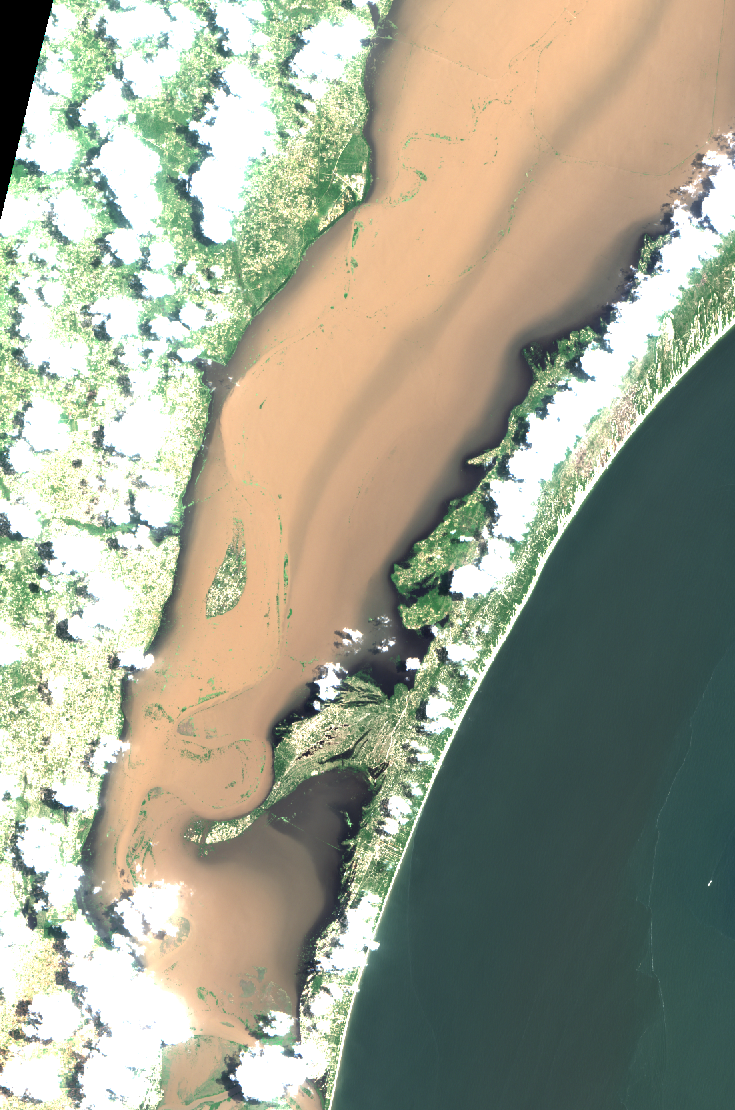
#> input picture workshops/Workshop_2/0_facilitadores/imagens_para_slides/cheia_2026_cor_natural.png, 735 x 1110 px, given in place of logo_ete.png, which was not available
$ python build_workshop2_cronograma_docx.py
#> lines starting #> are read from the running program, lines starting #| are printed output that depends on the picture
### scripts/workshop2/slides_ordem.py
"""A ordem dos slides do Workshop 2: a ÚNICA fonte dos números dos slides.

Os slides (slides.py), o plano do dia e o manual (build_workshop2_docs.py) e o cronograma em Word
(build_workshop2_cronograma_docx.py) leem daqui. Se um slide mudar de lugar, os números mudam em todo o lado.
"""

ORDEM = [
    # Abertura (08:00–08:35)
    "capa", "missao", "dia-manha", "dia-tarde", "inquerito", "revisao-luz", "revisao-regra", "revisao-2021", "revisao-2024",
    # Módulo 1 (08:35–09:05)
    "m1", "m1-regras", "m1-ia-ml-dl", "m1-telemovel", "m1-todos-os-dias", "m1-seguranca", "m1-armas", "m1-aprende",
    "m1-actividade", "m1-gancho",
    # Módulo 2 (09:05–09:55)
    "m2", "m2-modelo", "m2-modelo-exemplos", "m2-dados", "m2-python", "m2-tipos", "m2-supervisionada",
    "m2-supervisionada-exemplos", "m2-classificacao", "m2-regressao", "m2-treinar", "m2-regressao-rio",
    "m2-nao-supervisionada", "m2-reforco", "m2-actividade-tipos", "m2-algoritmos",
    "m2-arvore", "m2-arvore-caixas", "m2-floresta", "m2-floresta-porque", "m2-knn", "m2-rede", "m2-deep-learning",
    "m2-actividade", "m2-actividade-votar",
    # Quiz (09:55–10:05)
    "quiz", "quiz-1", "quiz-2", "quiz-3", "quiz-4", "quiz-5",
    # Módulo 3 (10:05–10:35)
    "m3", "m3-fluxo", "m3-divisao", "m3-futuro", "m3-rotulos", "m3-regra-de-ouro", "m3-exame-erro", "m3-matriz",
    "m3-notas", "m3-iou", "m3-notas-regressao", "m3-ajuste", "m3-complexidade", "m3-hiperparametros", "m3-decorar",
    "m3-verificacao",
    # Módulo 4 (10:35–11:00)
    "m4", "m4-o-que-ve", "m4-cor", "m4-trocos", "m4-anomalias", "m4-ia-turbidez", "m4-nao-mede", "m4-actividade",
    # Módulo 5 (11:00–11:20)
    "m5", "m5-dado-alerta", "m5-gatilhos", "m5-niveis", "m5-paginas", "m5-demo", "m5-oficiais", "m5-actividade",
    # Intervalo e prática (11:20–13:25)
    "intervalo", "pratica", "pratica-jupyter", "pratica-aulas", "pratica-aula1", "pratica-aula2", "pratica-anos",
    "pratica-aula3", "pratica-aula4",
    # Apresentações e resultados (13:25–13:40)
    "apresentacoes", "resultados", "resultados-2024", "resultados-modelos",
    # Encerramento (13:40–14:00)
    "licoes", "continuar", "inquerito-final", "obrigado",
]

# O texto do rodapé de cada parte (começa no slide indicado)
SECCOES = {"capa": "Abertura", "m1": "Módulo 1: O que é a Inteligência Artificial?", "m2": "Módulo 2: Como uma máquina aprende",
           "quiz": "Quiz relâmpago", "m3": "Módulo 3: Como sabemos se o modelo é bom?",
           "m4": "Módulo 4: A IA e a qualidade da água", "m5": "Módulo 5: A plataforma EYES TO EARTH",
           "intervalo": "Prática em pares", "apresentacoes": "Apresentações e resultados", "licoes": "Encerramento"}

# As secções do deck (o índice do visualizador de slides)
SECCOES_DECK = {
    "s-abertura": ("capa", "Abertura: o objectivo e o programa do dia, o questionário OAD e a revisão do Workshop 1"),
    "s-m1": ("m1", "Módulo 1: o que são a Inteligência Artificial, o Machine Learning e o Deep Learning"),
    "s-m2": ("m2", "Módulo 2: como uma máquina aprende: com rótulos (classificação e regressão), sem rótulos "
                   "e por reforço, e quatro algoritmos"),
    "s-quiz": ("quiz", "Quiz relâmpago sobre os Módulos 1 e 2, uma pergunta por slide"),
    "s-m3": ("m3", "Módulo 3: treino e teste, a matriz de confusão, as notas, subajuste e sobreajuste, hiperparâmetros"),
    "s-m4": ("m4", "Módulo 4: o que o satélite vê na água, os 9 troços do rio e o que não mede"),
    "s-m5": ("m5", "Módulo 5: a plataforma EYES TO EARTH, do dado ao alerta"),
    "s-pratica": ("intervalo", "Intervalo e prática em pares no Jupyter Notebook: quatro temas (classificação, treino e teste, "
                               "a qualidade da água e a maré, e regressão), cada um com uma aula guiada e uma prática em que os pares escrevem o código"),
    "s-resultados": ("apresentacoes", "Apresentações dos pares e todos os modelos lado a lado"),
    "s-fecho": ("licoes", "Encerramento: conclusões, questionário final e certificados"),
}

NUM = {sid: i for i, sid in enumerate(ORDEM, start=1)}


def numero(sid):
    """O número do slide (1, 2, 3...)."""
    return NUM[sid]


def intervalo(primeiro, ultimo):
    """'16–41': do primeiro ao último slide de uma parte do dia."""
    a, b = NUM[primeiro], NUM[ultimo]
    return str(a) if a == b else f"{a}–{b}"


def ultimo_antes(sid):
    """O slide imediatamente antes de sid (para os intervalos de cada parte)."""
    return ORDEM[NUM[sid] - 2]

### scripts/build_workshop2_cronograma_docx.py
"""Cronograma das actividades do Workshop 2, em Word (.docx), só com a tabela do dia, a preto e branco, em Times New Roman.

    .venv/bin/python scripts/build_workshop2_cronograma_docx.py

Escreve Workshop_2/0_facilitadores/Workshop2_Cronograma.docx (A4 deitado, uma página). O .docx é escrito
directamente em WordprocessingML (ZIP + XML), sem bibliotecas extra. Os horários são os mesmos do plano do dia
e dos slides; os números dos slides vêm de scripts/workshop2/slides_ordem.py.
"""

import io
import sys
import zipfile
from datetime import datetime, timezone
from pathlib import Path
from xml.sax.saxutils import escape

from PIL import Image

ROOT = Path(__file__).resolve().parents[1]
sys.path.insert(0, str(ROOT / "scripts"))
from workshop2.comum import FAC  # noqa: E402
from workshop2.slides_ordem import intervalo, numero  # noqa: E402   (os números dos slides vêm do deck)

DESTINO = FAC / "Workshop2_Cronograma.docx"
TINTA = LINHA = "000000"                          # só preto e branco: texto e linhas a preto, fundo branco
FONTE = "Times New Roman"

LINHAS = [
    ("08:00–08:15", "Registo (15 min)", "Presenças e crachás; formar os 5 pares; os computadores já têm o Jupyter Notebook aberto na pasta da prática", "Logística e Facilitador 6", str(numero("capa"))),
    ("08:15–08:35", "Abertura (20 min)", "Boas-vindas, objectivo e programa do dia (5 min); questionário OAD pré-workshop (5 min); revisão do Workshop 1 (10 min)", "Moderadora e Facilitador 1", intervalo("capa", "revisao-2024")),
    ("08:35–09:05", "Módulo 1 (30 min)", "O que é a Inteligência Artificial? Regras ou exemplos; IA, Machine Learning e Deep Learning; a IA no dia-a-dia, na segurança e na guerra", "Facilitador 1", intervalo("m1", "m1-gancho")),
    ("09:05–09:55", "Módulo 2 (50 min)", "Como uma máquina aprende: aprendizagem supervisionada (classificação e regressão), não supervisionada (só uma menção: o projecto não a usou) e por reforço; como se treina um modelo; quatro algoritmos", "Facilitador 2", intervalo("m2", "m2-actividade-votar")),
    ("09:55–10:05", "Quiz relâmpago (10 min)", "5 perguntas, uma por slide, em pares, com cartões A, B e C", "Moderadora", intervalo("quiz", "quiz-5")),
    ("10:05–10:35", "Módulo 3 (30 min)", "Como sabemos se o modelo é bom? Treino e teste, matriz de confusão, notas, subajuste e sobreajuste, hiperparâmetros", "Facilitador 5", intervalo("m3", "m3-verificacao")),
    ("10:35–11:00", "Módulo 4 (25 min)", "A IA e a qualidade da água: o que o satélite vê e o que não mede", "Facilitador 3", intervalo("m4", "m4-actividade")),
    ("11:00–11:20", "Módulo 5 (20 min)", "A plataforma EYES TO EARTH, do dado ao alerta, com demonstração ao vivo", "Facilitador 4", intervalo("m5", "m5-actividade")),
    ("11:20–11:40", "Intervalo (20 min)", "Matabicho; o Facilitador 6 confirma cada computador", "Logística e Facilitador 6", str(numero("intervalo"))),
    ("11:40–13:25", "Prática em pares (105 min)", "Quatro temas no Jupyter Notebook, cada um com uma aula guiada e uma prática em que os pares escrevem o código: ensinar com exemplos e treinar e testar (classificação), a cor do rio e a maré (classificação) e prever o caudal (regressão)", "Facilitador 5 e padrinhos dos pares", intervalo("pratica", "pratica-aula4")),
    ("13:25–13:40", "Apresentações (15 min)", "Cada par, 2 minutos: o mapa e a nota, o seu ano, o acerto com e sem a maré e o erro do caudal, uma lição", "Facilitador 5 e Moderadora", intervalo("apresentacoes", "resultados-modelos")),
    ("13:40–14:00", "Encerramento (20 min)", "Conclusões, perguntas, questionário OAD pós-workshop, avaliação do workshop, certificados e foto de grupo", "Moderadora", intervalo("licoes", "obrigado")),
]
CABECALHO = ("Hora", "Actividade", "Conteúdo", "Responsável", "Slides")
LARGURAS = [1500, 3000, 6850, 2738, 1050]          # DXA; soma = largura útil do A4 deitado com margens de 1,5 cm
LARGURA_TABELA = sum(LARGURAS)

NS = ('xmlns:w="http://schemas.openxmlformats.org/wordprocessingml/2006/main" '
      'xmlns:r="http://schemas.openxmlformats.org/officeDocument/2006/relationships" '
      'xmlns:wp="http://schemas.openxmlformats.org/drawingml/2006/wordprocessingDrawing" '
      'xmlns:a="http://schemas.openxmlformats.org/drawingml/2006/main" '
      'xmlns:pic="http://schemas.openxmlformats.org/drawingml/2006/picture"')


def run(texto, tam=22, cor=TINTA, negrito=False, italico=False, fonte=FONTE):
    rpr = (f'<w:rFonts w:ascii="{fonte}" w:hAnsi="{fonte}" w:cs="{fonte}"/>' + ("<w:b/>" if negrito else "")
           + ("<w:i/>" if italico else "") + f'<w:color w:val="{cor}"/><w:sz w:val="{tam}"/><w:szCs w:val="{tam}"/>')
    return f'<w:r><w:rPr>{rpr}</w:rPr><w:t xml:space="preserve">{escape(texto)}</w:t></w:r>'


def paragrafo(runs, depois=0, antes=0, estilo=None, alinhar=None, borda_baixo=None, manter=False):
    ppr = (f'<w:pStyle w:val="{estilo}"/>' if estilo else "") + ("<w:keepNext/>" if manter else "")
    if borda_baixo:
        ppr += f'<w:pBdr><w:bottom w:val="single" w:sz="12" w:space="6" w:color="{borda_baixo}"/></w:pBdr>'
    ppr += f'<w:spacing w:before="{antes}" w:after="{depois}"/>' + (f'<w:jc w:val="{alinhar}"/>' if alinhar else "")
    return f"<w:p><w:pPr>{ppr}</w:pPr>{''.join(runs)}</w:p>"


def logotipo(cm=2.0):
    emu = int(cm * 360000)
    return (f'<w:r><w:drawing><wp:inline distT="0" distB="0" distL="0" distR="0"><wp:extent cx="{emu}" cy="{emu}"/>'
            '<wp:docPr id="1" name="Logótipo ETE" descr="Logótipo do projecto EYES TO EARTH"/>'
            '<wp:cNvGraphicFramePr><a:graphicFrameLocks noChangeAspect="1"/></wp:cNvGraphicFramePr>'
            '<a:graphic><a:graphicData uri="http://schemas.openxmlformats.org/drawingml/2006/picture">'
            '<pic:pic><pic:nvPicPr><pic:cNvPr id="1" name="logo_ete.png"/><pic:cNvPicPr/></pic:nvPicPr>'
            '<pic:blipFill><a:blip r:embed="rIdLogo"/><a:stretch><a:fillRect/></a:stretch></pic:blipFill>'
            f'<pic:spPr><a:xfrm><a:off x="0" y="0"/><a:ext cx="{emu}" cy="{emu}"/></a:xfrm>'
            '<a:prstGeom prst="rect"><a:avLst/></a:prstGeom></pic:spPr></pic:pic>'
            '</a:graphicData></a:graphic></wp:inline></w:drawing></w:r>')


def celula(conteudo, largura, fundo=None, alinhar_v="center", linha_baixo=None):
    tcpr = f'<w:tcW w:w="{largura}" w:type="dxa"/>'
    if linha_baixo:
        tcpr += f'<w:tcBorders><w:bottom w:val="single" w:sz="{linha_baixo}" w:space="0" w:color="{LINHA}"/></w:tcBorders>'
    if fundo:
        tcpr += f'<w:shd w:val="clear" w:color="auto" w:fill="{fundo}"/>'
    tcpr += f'<w:vAlign w:val="{alinhar_v}"/>'
    return f"<w:tc><w:tcPr>{tcpr}</w:tcPr>{conteudo}</w:tc>"


def bloco_titulo():
    """Uma tabela sem contornos: o logótipo à esquerda, o título e os dados do dia à direita."""
    esquerda = paragrafo([logotipo(1.8)])
    direita = (paragrafo([run("Cronograma das actividades", 40, TINTA, True)], depois=60, estilo="Title")
               + paragrafo([run("Workshop de Estudantes 2 | Inteligência Artificial para monitorizar a água e avisar das cheias", 24, TINTA, True)], depois=40)
               + paragrafo([run("Sábado, 21 de Novembro de 2026 | 08:00–14:00 | Maputo | Projecto EYES TO EARTH (ETE)", 22, TINTA)]))
    sem_borda = "".join(f'<w:{lado} w:val="nil"/>' for lado in ("top", "left", "bottom", "right", "insideH", "insideV"))
    return (f'<w:tbl><w:tblPr><w:tblW w:w="{LARGURA_TABELA}" w:type="dxa"/>'
            f'<w:tblBorders>{sem_borda}</w:tblBorders><w:tblLayout w:type="fixed"/>'
            '<w:tblCellMar><w:top w:w="0" w:type="dxa"/><w:left w:w="0" w:type="dxa"/><w:bottom w:w="0" w:type="dxa"/><w:right w:w="160" w:type="dxa"/></w:tblCellMar>'
            '<w:tblLook w:val="0000" w:firstRow="0" w:lastRow="0" w:firstColumn="0" w:lastColumn="0" w:noHBand="1" w:noVBand="1"/></w:tblPr>'
            f'<w:tblGrid><w:gridCol w:w="1400"/><w:gridCol w:w="{LARGURA_TABELA - 1400}"/></w:tblGrid>'
            f'<w:tr>{celula(esquerda, 1400)}{celula(direita, LARGURA_TABELA - 1400)}</w:tr></w:tbl>')


def tabela_cronograma():
    bordas = "".join(f'<w:{lado} w:val="single" w:sz="4" w:space="0" w:color="{LINHA}"/>'
                     for lado in ("top", "left", "bottom", "right", "insideH", "insideV"))
    xml = [f'<w:tbl><w:tblPr><w:tblW w:w="{LARGURA_TABELA}" w:type="dxa"/>'
           f'<w:tblBorders>{bordas}</w:tblBorders><w:tblLayout w:type="fixed"/>'
           '<w:tblCellMar><w:top w:w="50" w:type="dxa"/><w:left w:w="110" w:type="dxa"/><w:bottom w:w="50" w:type="dxa"/><w:right w:w="110" w:type="dxa"/></w:tblCellMar>'
           '<w:tblLook w:val="0420" w:firstRow="1" w:lastRow="0" w:firstColumn="0" w:lastColumn="0" w:noHBand="0" w:noVBand="1"/></w:tblPr>',
           "<w:tblGrid>" + "".join(f'<w:gridCol w:w="{l}"/>' for l in LARGURAS) + "</w:tblGrid>"]
    cab = "".join(celula(paragrafo([run(t, 22, TINTA, True)], alinhar="center" if t == "Slides" else None), l, linha_baixo=12)
                  for t, l in zip(CABECALHO, LARGURAS))
    xml.append(f'<w:tr><w:trPr><w:cantSplit/><w:tblHeader/></w:trPr>{cab}</w:tr>')
    for i, (hora, actividade, conteudo, quem, slides) in enumerate(LINHAS):
        pausa = actividade.startswith("Intervalo")             # o intervalo em itálico (sem cores)
        celulas = [celula(paragrafo([run(hora, 22, TINTA, True)]), LARGURAS[0]),
                   celula(paragrafo([run(actividade, 22, TINTA, True, pausa)]), LARGURAS[1]),
                   celula(paragrafo([run(conteudo, 22, italico=pausa)]), LARGURAS[2]),
                   celula(paragrafo([run(quem, 22, italico=pausa)]), LARGURAS[3]),
                   celula(paragrafo([run(slides, 22, italico=pausa)], alinhar="center"), LARGURAS[4])]
        xml.append(f'<w:tr><w:trPr><w:cantSplit/></w:trPr>{"".join(celulas)}</w:tr>')
    xml.append("</w:tbl>")
    return "".join(xml)


def documento():
    corpo = (bloco_titulo()
             + paragrafo([], depois=120, borda_baixo=LINHA)
             + tabela_cronograma()
             + paragrafo([run("Duração total: 360 minutos (6 horas): registo 15, abertura 20, teoria 155 (5 módulos e o quiz), "
                              "intervalo 20, prática 105, apresentações 15 e encerramento 20.", 20)], antes=160, depois=40)
             + paragrafo([run("Moderadora: Armenia Machava. Os Facilitadores 1 a 7 e os papéis de cada um estão no Plano do Workshop 2.", 20)]))
    sect = ('<w:sectPr><w:pgSz w:w="16838" w:h="11906" w:orient="landscape"/>'
            '<w:pgMar w:top="850" w:right="850" w:bottom="850" w:left="850" w:header="425" w:footer="425" w:gutter="0"/></w:sectPr>')
    return f'<?xml version="1.0" encoding="UTF-8" standalone="yes"?>\n<w:document {NS}><w:body>{corpo}{sect}</w:body></w:document>'


ESTILOS = f'''<?xml version="1.0" encoding="UTF-8" standalone="yes"?>
<w:styles xmlns:w="http://schemas.openxmlformats.org/wordprocessingml/2006/main">
<w:docDefaults><w:rPrDefault><w:rPr><w:rFonts w:ascii="{FONTE}" w:hAnsi="{FONTE}" w:eastAsia="{FONTE}" w:cs="{FONTE}"/><w:color w:val="{TINTA}"/><w:sz w:val="22"/><w:szCs w:val="22"/><w:lang w:val="pt-PT" w:eastAsia="pt-PT" w:bidi="ar-SA"/></w:rPr></w:rPrDefault>
<w:pPrDefault><w:pPr><w:spacing w:after="0" w:line="252" w:lineRule="auto"/></w:pPr></w:pPrDefault></w:docDefaults>
<w:style w:type="paragraph" w:default="1" w:styleId="Normal"><w:name w:val="Normal"/><w:qFormat/></w:style>
<w:style w:type="paragraph" w:styleId="Title"><w:name w:val="Title"/><w:basedOn w:val="Normal"/><w:next w:val="Normal"/><w:qFormat/>
<w:pPr><w:keepNext/><w:spacing w:before="0" w:after="60"/></w:pPr><w:rPr><w:rFonts w:ascii="{FONTE}" w:hAnsi="{FONTE}" w:cs="{FONTE}"/><w:b/><w:color w:val="{TINTA}"/><w:sz w:val="40"/><w:szCs w:val="40"/></w:rPr></w:style>
<w:style w:type="table" w:default="1" w:styleId="TableNormal"><w:name w:val="Normal Table"/><w:uiPriority w:val="99"/><w:semiHidden/><w:unhideWhenUsed/>
<w:tblPr><w:tblInd w:w="0" w:type="dxa"/><w:tblCellMar><w:top w:w="0" w:type="dxa"/><w:left w:w="108" w:type="dxa"/><w:bottom w:w="0" w:type="dxa"/><w:right w:w="108" w:type="dxa"/></w:tblCellMar></w:tblPr></w:style>
</w:styles>'''

TIPOS = '''<?xml version="1.0" encoding="UTF-8" standalone="yes"?>
<Types xmlns="http://schemas.openxmlformats.org/package/2006/content-types">
<Default Extension="rels" ContentType="application/vnd.openxmlformats-package.relationships+xml"/>
<Default Extension="xml" ContentType="application/xml"/>
<Default Extension="png" ContentType="image/png"/>
<Override PartName="/word/document.xml" ContentType="application/vnd.openxmlformats-officedocument.wordprocessingml.document.main+xml"/>
<Override PartName="/word/styles.xml" ContentType="application/vnd.openxmlformats-officedocument.wordprocessingml.styles+xml"/>
<Override PartName="/docProps/core.xml" ContentType="application/vnd.openxmlformats-package.core-properties+xml"/>
<Override PartName="/docProps/app.xml" ContentType="application/vnd.openxmlformats-officedocument.extended-properties+xml"/>
</Types>'''

RELACOES = '''<?xml version="1.0" encoding="UTF-8" standalone="yes"?>
<Relationships xmlns="http://schemas.openxmlformats.org/package/2006/relationships">
<Relationship Id="rId1" Type="http://schemas.openxmlformats.org/officeDocument/2006/relationships/officeDocument" Target="word/document.xml"/>
<Relationship Id="rId2" Type="http://schemas.openxmlformats.org/package/2006/relationships/metadata/core-properties" Target="docProps/core.xml"/>
<Relationship Id="rId3" Type="http://schemas.openxmlformats.org/officeDocument/2006/relationships/extended-properties" Target="docProps/app.xml"/>
</Relationships>'''

RELACOES_DOC = '''<?xml version="1.0" encoding="UTF-8" standalone="yes"?>
<Relationships xmlns="http://schemas.openxmlformats.org/package/2006/relationships">
<Relationship Id="rIdEstilos" Type="http://schemas.openxmlformats.org/officeDocument/2006/relationships/styles" Target="styles.xml"/>
<Relationship Id="rIdLogo" Type="http://schemas.openxmlformats.org/officeDocument/2006/relationships/image" Target="media/logo_ete.png"/>
</Relationships>'''


def propriedades():
    agora = datetime.now(timezone.utc).strftime("%Y-%m-%dT%H:%M:%SZ")
    core = f'''<?xml version="1.0" encoding="UTF-8" standalone="yes"?>
<cp:coreProperties xmlns:cp="http://schemas.openxmlformats.org/package/2006/metadata/core-properties" xmlns:dc="http://purl.org/dc/elements/1.1/" xmlns:dcterms="http://purl.org/dc/terms/" xmlns:dcmitype="http://purl.org/dc/dcmitype/" xmlns:xsi="http://www.w3.org/2001/XMLSchema-instance">
<dc:title>Cronograma das actividades · Workshop de Estudantes 2</dc:title><dc:creator>Projecto EYES TO EARTH (ETE)</dc:creator><dc:language>pt-PT</dc:language>
<dcterms:created xsi:type="dcterms:W3CDTF">{agora}</dcterms:created><dcterms:modified xsi:type="dcterms:W3CDTF">{agora}</dcterms:modified>
</cp:coreProperties>'''
    app = '''<?xml version="1.0" encoding="UTF-8" standalone="yes"?>
<Properties xmlns="http://schemas.openxmlformats.org/officeDocument/2006/extended-properties"><Application>Projecto ETE</Application></Properties>'''
    return core, app


def logo_png():
    im = Image.open(FAC / "imagens_para_slides/logo_ete.png").convert("LA").resize((240, 240), Image.LANCZOS)   # em tons de cinzento
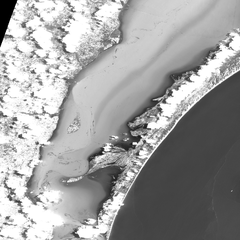
#> im: PIL image 240x240 LA; mean R, G, B, A 160.2, 160.2, 160.2, 255
    buf = io.BytesIO()
    im.save(buf, format="PNG", optimize=True)
    return buf.getvalue()


def main():
    core, app = propriedades()
    with zipfile.ZipFile(DESTINO, "w", zipfile.ZIP_DEFLATED) as z:      # só ficheiros, sem entradas de pastas
        z.writestr("[Content_Types].xml", TIPOS)
        z.writestr("_rels/.rels", RELACOES)
        z.writestr("word/document.xml", documento())
        z.writestr("word/styles.xml", ESTILOS)
        z.writestr("word/_rels/document.xml.rels", RELACOES_DOC)
        z.writestr("word/media/logo_ete.png", logo_png())
        z.writestr("docProps/core.xml", core)
        z.writestr("docProps/app.xml", app)
    print(DESTINO.relative_to(ROOT), f"{DESTINO.stat().st_size / 1024:.0f} KB")


if __name__ == "__main__":
    main()

$ run again, on workshops/Workshop_2/0_facilitadores/imagens_para_slides/modulo2/mapa_2026.png
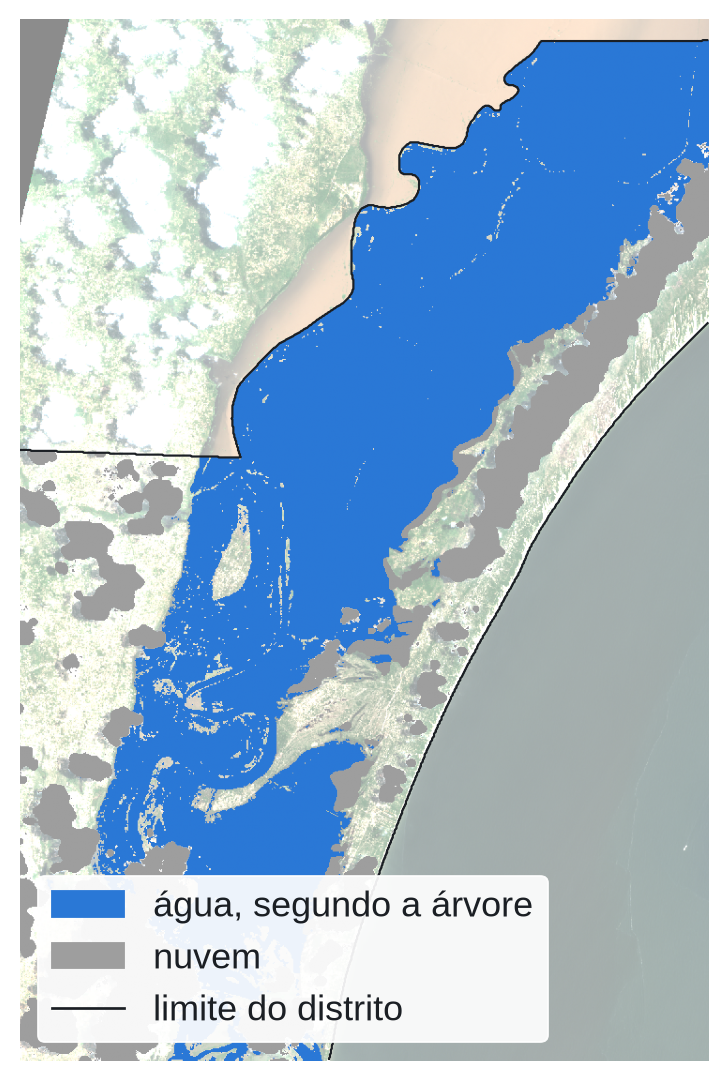
#> input picture workshops/Workshop_2/0_facilitadores/imagens_para_slides/modulo2/mapa_2026.png, 728 x 1080 px, given in place of logo_ete.png, which was not available
#> in logo_png, `im = Image.open(FAC / "imagens_para_slides/logo_ete.png").convert("LA"..`:
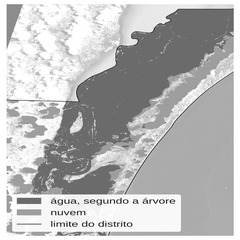
#> im: PIL image 240x240 LA; mean R, G, B, A 186.3, 186.3, 186.3, 255
